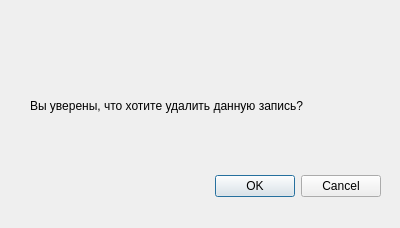
<?xml version="1.0" encoding="UTF-8"?>
<ui version="4.0">
 <class>Dialog</class>
 <widget class="QDialog" name="Dialog">
  <property name="geometry">
   <rect>
    <x>0</x>
    <y>0</y>
    <width>400</width>
    <height>228</height>
   </rect>
  </property>
  <property name="windowTitle">
   <string>Dialog</string>
  </property>
  <widget class="QDialogButtonBox" name="buttonBox">
   <property name="geometry">
    <rect>
     <x>40</x>
     <y>170</y>
     <width>341</width>
     <height>32</height>
    </rect>
   </property>
   <property name="orientation">
    <enum>Qt::Orientation::Horizontal</enum>
   </property>
   <property name="standardButtons">
    <set>QDialogButtonBox::StandardButton::Cancel|QDialogButtonBox::StandardButton::Ok</set>
   </property>
  </widget>
  <widget class="QLabel" name="label">
   <property name="geometry">
    <rect>
     <x>30</x>
     <y>60</y>
     <width>341</width>
     <height>91</height>
    </rect>
   </property>
   <property name="text">
    <string>Вы уверены, что хотите удалить данную запись?</string>
   </property>
  </widget>
 </widget>
 <resources/>
 <connections>
  <connection>
   <sender>buttonBox</sender>
   <signal>accepted()</signal>
   <receiver>Dialog</receiver>
   <slot>accept()</slot>
   <hints>
    <hint type="sourcelabel">
     <x>248</x>
     <y>254</y>
    </hint>
    <hint type="destinationlabel">
     <x>157</x>
     <y>274</y>
    </hint>
   </hints>
  </connection>
  <connection>
   <sender>buttonBox</sender>
   <signal>rejected()</signal>
   <receiver>Dialog</receiver>
   <slot>reject()</slot>
   <hints>
    <hint type="sourcelabel">
     <x>316</x>
     <y>260</y>
    </hint>
    <hint type="destinationlabel">
     <x>286</x>
     <y>274</y>
    </hint>
   </hints>
  </connection>
 </connections>
</ui>
